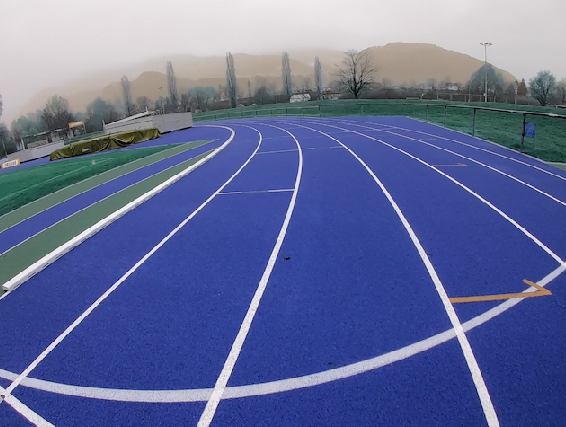
#> input picture race_track.png, 566 x 427 px
$ python 6_thresholding.py
#> lines starting #> are read from the running program, lines starting #| are printed output that depends on the picture; after the words box and inside, x2 and y2 are one past the last pixel; in counts of white or black regions, pixels touching at a corner belong together
# -*- coding: utf-8 -*-
"""
Created on Fri Jul 19 02:48:43 2019

@author: hp
"""

import cv2

#simple thresholdings
img = cv2.imread('race_track.png',0)
#> img: shape (427, 566); min 0, max 251, mean 114.2
ret,thresh1 = cv2.threshold(img,127,255,cv2.THRESH_BINARY)
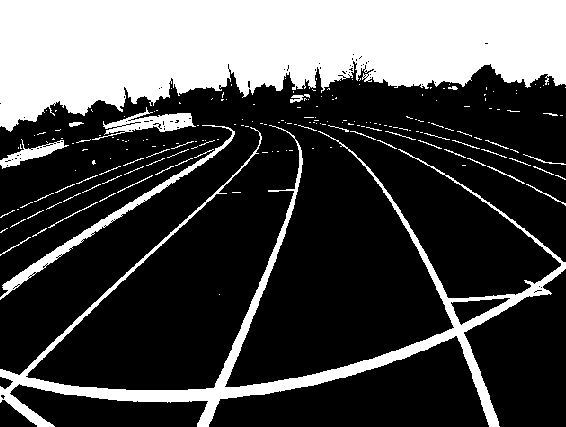
#> thresh1: shape (427, 566); 28.9% white; 198 white regions (148 under 20 px), largest, box (x1, y1, x2, y2) and area: (0, 0, 566, 132) 51257, (0, 125, 566, 427) 12702, (0, 125, 235, 300) 1996
ret,thresh2 = cv2.threshold(img,127,255,cv2.THRESH_BINARY_INV)
ret,thresh3 = cv2.threshold(img,127,255,cv2.THRESH_TRUNC)
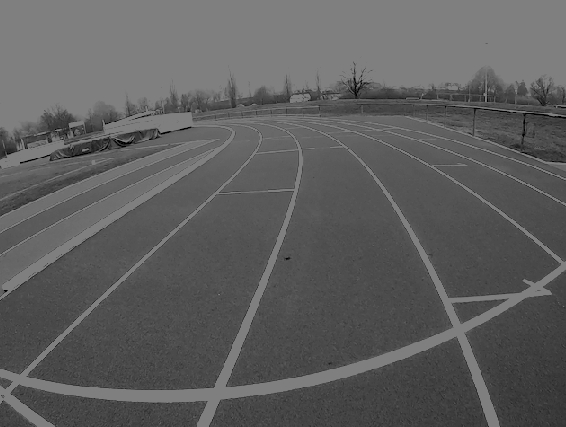
#> thresh3: shape (427, 566); min 0, max 127, mean 94.1
ret,thresh4 = cv2.threshold(img,127,255,cv2.THRESH_TOZERO)
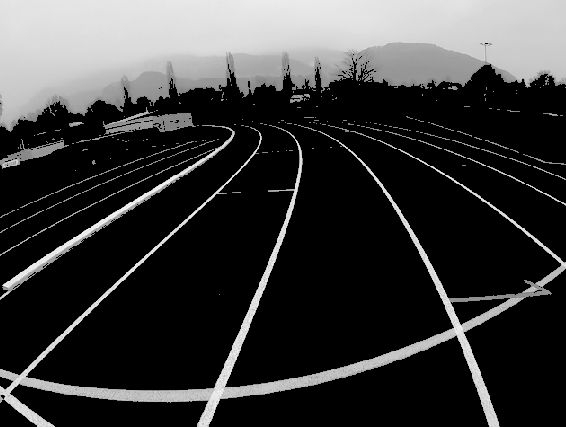
#> thresh4: shape (427, 566); min 0, max 251, mean 56.9
ret,thresh5 = cv2.threshold(img,127,255,cv2.THRESH_TOZERO_INV)
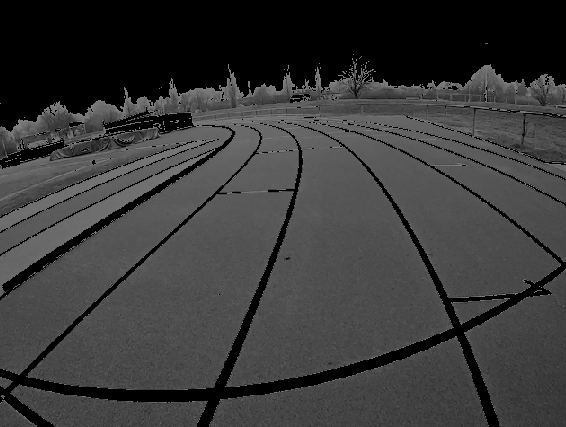
#> thresh5: shape (427, 566); min 0, max 127, mean 57.4
titles = ['Original Image','BINARY','BINARY_INV','TRUNC','TOZERO','TOZERO_INV']
images = [img, thresh1, thresh2, thresh3, thresh4, thresh5]
for i in range(6):
    cv2.imshow(titles[i], images[i])
cv2.waitKey(0)
cv2.destroyAllWindows()

#adaptive thresholdings and Otsu's thresholding
img = cv2.imread('race_track.png',0)
img = cv2.medianBlur(img,5)
img = cv2.resize(img, (500, 500),  interpolation = cv2.INTER_CUBIC)
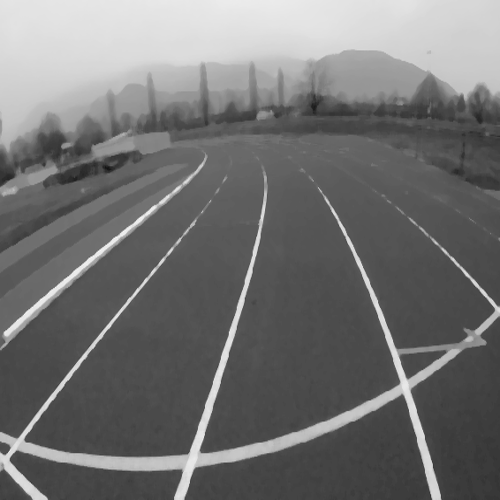
#> img: shape (500, 500); min 18, max 248, mean 113.9
img = cv2.fastNlMeansDenoising(img,None,10,7,21)
ret,th1 = cv2.threshold(img,127,255,cv2.THRESH_BINARY)
#> th1: shape (500, 500); 28% white; 9 white regions (1 under 20 px), largest, box (x1, y1, x2, y2) and area: (0, 0, 500, 153) 53335, (0, 173, 500, 500) 12655, (0, 155, 207, 350) 2065
th2 = cv2.adaptiveThreshold(img,255,cv2.ADAPTIVE_THRESH_MEAN_C,\
            cv2.THRESH_BINARY,11,2)
#> th2: shape (500, 500); 83.1% white; 113 black regions (59 under 20 px), largest, box (x1, y1, x2, y2) and area: (199, 168, 500, 454) 8603, (0, 168, 264, 457) 6670, (0, 152, 205, 347) 3432
th3 = cv2.adaptiveThreshold(img,255,cv2.ADAPTIVE_THRESH_GAUSSIAN_C,\
            cv2.THRESH_BINARY,11,2)
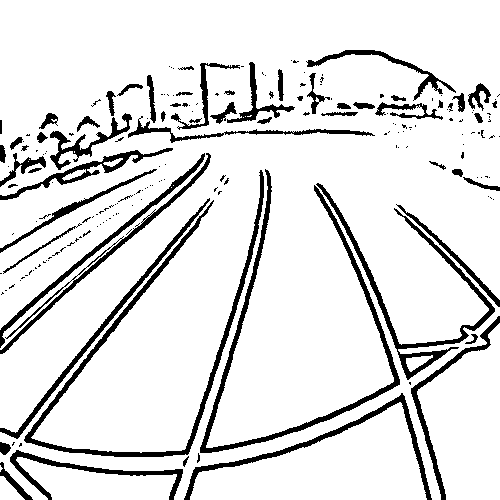
#> th3: shape (500, 500); 88.3% white; 203 black regions (141 under 20 px), largest, box (x1, y1, x2, y2) and area: (24, 170, 264, 457) 3516, (200, 169, 400, 453) 3374, (316, 183, 495, 380) 2465

ret4, th4 = cv2.threshold(img, 127, 255, cv2.THRESH_BINARY + cv2.THRESH_OTSU)
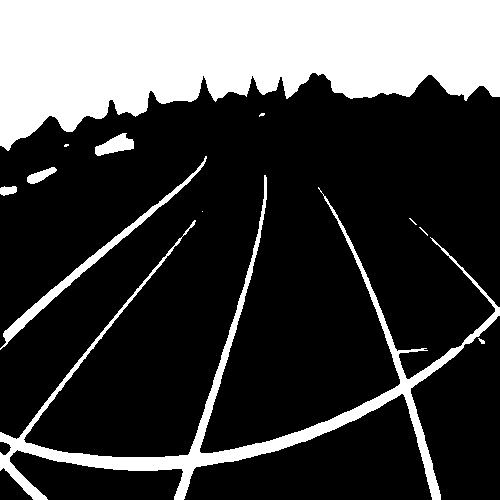
#> th4: shape (500, 500); 26.1% white; 12 white regions (5 under 20 px), largest, box (x1, y1, x2, y2) and area: (0, 0, 500, 151) 50673, (0, 175, 500, 500) 11756, (0, 156, 207, 350) 1879
#> ret4 = 142
titles = ['Original Image', 'Global Thresholding (v = 127)',
            'Adaptive Mean Thresholding', 'Adaptive Gaussian Thresholding', 'OTSU Thresholding']
images = [img, th1, th2, th3, th4]

for i in range(5):
    cv2.imshow(titles[i], images[i])
cv2.waitKey(0)
cv2.destroyAllWindows()
